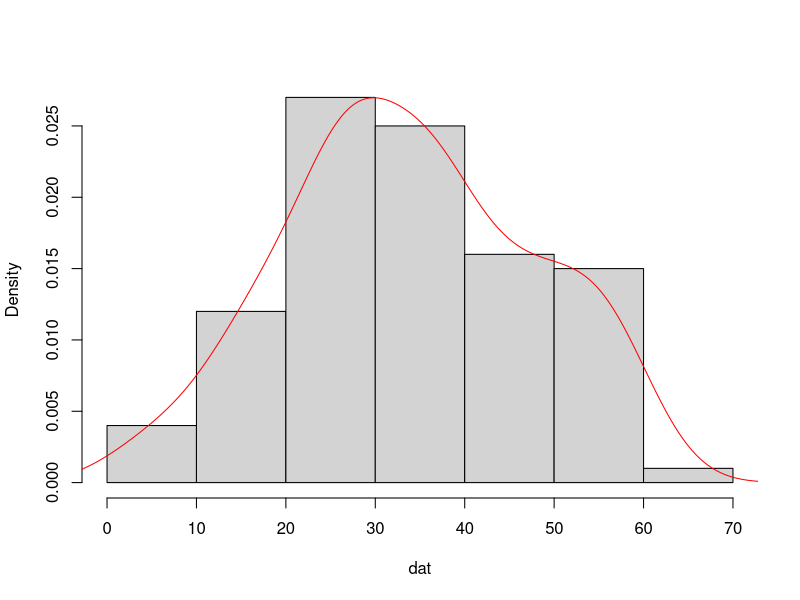
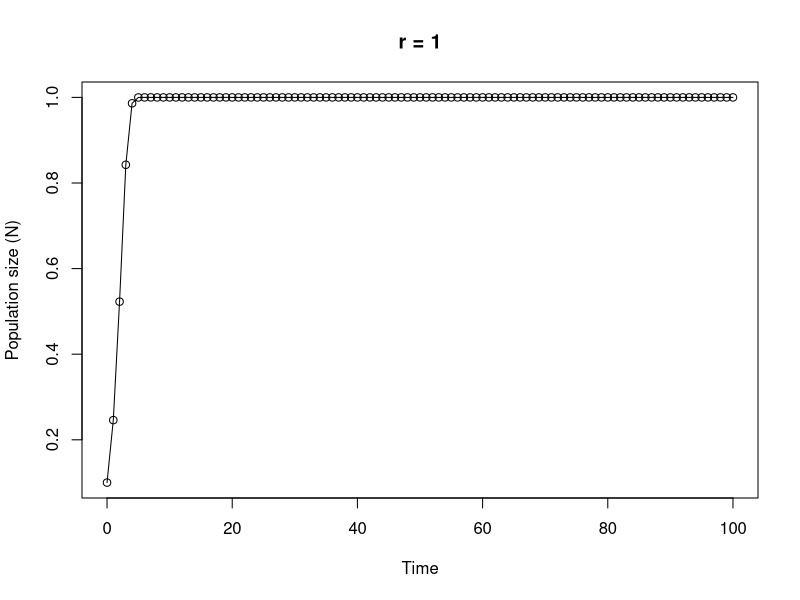

Reproduce these figures in R, in order.
## ----Q1, results = 'asis'------------------------------------------------------------------------------------------------------------------------------------

# area of a circle
# the equation to calculate the area of a circle is pi * radius^2

circle.area <- function(d){ 
	pi * (d/2)^2
}

# to use your new function

circle.area(10)
# [1] 78.53982

# to test on a vector of diameters
# first create a vector with diameters ranging from 0 to 50 in steps of 10

cir.diam <- seq(from = 0, to = 50, by = 10)

# test your function

circle.area(cir.diam)
# [1]    0.00000   78.53982  314.15927  706.85835 1256.63706 1963.49541


## ----Q2, tidy = TRUE-----------------------------------------------------------------------------------------------------------------------------------------

far.cent <- function(a){
	val <- (a-32)*5/9
	print(paste("Fahrenheit: ", round(a, digits = 3), "oF",sep = " "), quote = FALSE)# round 3dp
	print(paste("Centigrade: ", round(val, digits = 3), "oC", sep = " "), quote = FALSE)# round 3dp
}

# alternative Fahrenheit to centigrade using cat function

far.cent2 <- function(a){
	val <- (a - 32) * 5/9	#calculation
	cat("Fahrenheit: ", round(a, digits = 3), "oF", "\n")   # use cat function
	cat("Centigrade: ", round(val, digits = 3), "oC", "\n")   
}



## ----Q3------------------------------------------------------------------------------------------------------------------------------------------------------

# Create a vector of normally distributed data
# length 100, mean 35 and standard deviation of 29

vals <- rnorm(100, 35, 15)	# create some norm dist data mean 35, sd = 15

summary.fun <- function(dat){
	mymean <- round(mean(dat), digits = 4)      	# calc mean
	mymedian <- round(median(dat), digits = 4)    # calc median
	mymin <- round(min(dat), digits = 4)          # calc min
	mymax <- round(max(dat), digits = 4)          # calc max
	print(paste("mean:", mymean, sep = " "), quote = FALSE)     # print mean
	print(paste("median:", mymedian, sep = " "), quote = FALSE)     # print median
	print(paste("range:", "from:", mymin, "to", mymax, sep = " "), quote = FALSE) 
	dens <- density(dat)                          # estimate density curve
	hist(dat, main = "",type = "l",freq = FALSE)  # plot histogram
	lines(dens, lty = 1, col = "red")             # plot density curve
}

# use the function
summary.fun(vals)


## ----Q4------------------------------------------------------------------------------------------------------------------------------------------------------

# calculate a median

ourmedian <- function(x){
	n <- length(x)
	if (n %% 2 == 1)      # odd numbers
	  sort(x)[(n + 1)/2]  # find the middle number by adding 1 to length and div 2
	else {                # even numbers
	  middletwo <- sort(x)[(n/2) + 0:1]   #find the two middle numbers
	  mean(middletwo)
	  }
}

# use the function
mydat <- sample(1:50, size = 10, replace = TRUE )

# our function
ourmedian(mydat)

# R median function
median(mydat)


## ----Q5, tidy = TRUE-----------------------------------------------------------------------------------------------------------------------------------------

# function to simulate Ricker model

Ricker.model <- function(nzero, r, time, K=1){     # sets initial parameters
  N <- numeric(time + 1)    # creates a real vector of length time+1 to store values of Nt+1
  N[1] <- nzero             # sets initial population size in first element of N
  for (i in 1:time) {				# loops over time
      N[i+1] <- N[i]*exp(r*(1 - N[i]/K))    
  }
  Time <- 0:time   					 # creates vector for x axis
  plot(Time, N, type = "o", xlim = c(0, time), xlab = "Time", ylab = "Population size (N)", main = paste("r =", r, sep=" "))   # plots     output
}

# To run
# play around with the different parameters, especially r
Ricker.model(nzero=0.1,r=1,time=100)


